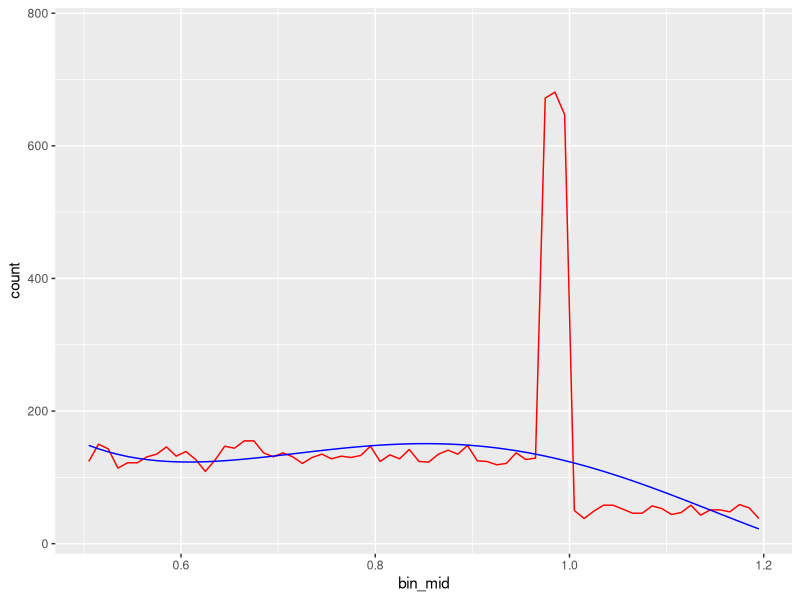
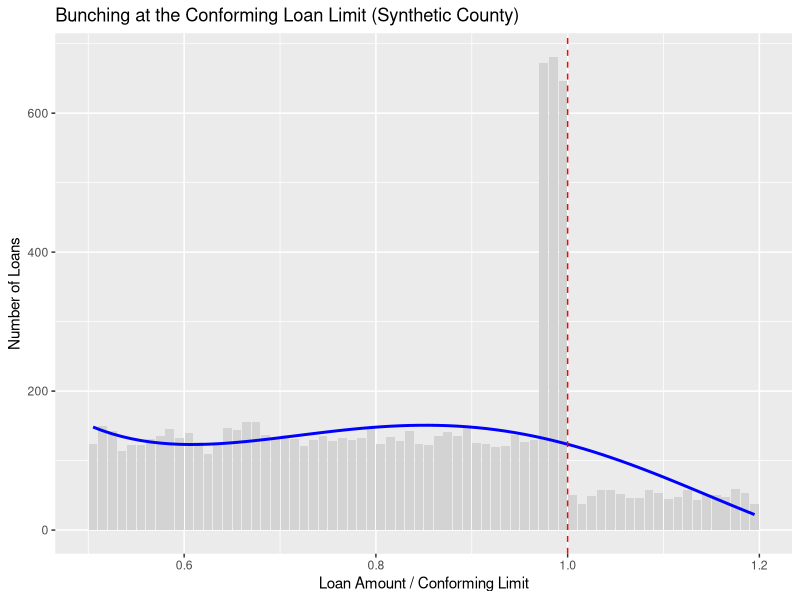

Here is the R script that generated these plots, in order:
## ---- chunk 1
# Load necessary libraries
library(dplyr)
library(ggplot2)
library(stringr)

# Set seed for reproducibility
set.seed(123)
## ---- chunk 2
n <- 10000
cll <- 453100  # 2018 conforming loan limit for this county

# Generate synthetic loan amounts:
# - Mostly uniform below CLL
# - Some bunching just below CLL
# - Fewer loans above CLL (due to constraint)
loan_amount <- c(
  runif(n * 0.7, 200000, cll * 0.97),                 # bulk of loans
  runif(n * 0.2, cll * 0.97, cll),                    # bunching region
  runif(n * 0.1, cll, cll * 1.2)                      # above limit (fewer loans)
)

# Create data frame
df <- data.frame(
  loan_amount = loan_amount,
  county = "SyntheticCounty",
  conforming_limit = cll
)

# Normalize loan amount by conforming limit
df <- df %>%
  mutate(normalized_loan = loan_amount / conforming_limit)
## ---- chunk 3
bin_width <- 0.01
bin_edges <- seq(0.5, 1.5, by = bin_width)

# Create bins
df$bin <- cut(df$normalized_loan, breaks = bin_edges, include.lowest = TRUE)

# Aggregate counts per bin
bin_data <- df %>%
  group_by(bin) %>%
  summarise(count = n()) %>%
  mutate(
    bin_mid = sapply(str_extract_all(as.character(bin), "[0-9.]+"), function(x) mean(as.numeric(x))),
    bin_centered = bin_mid - 1  # Center around kink at 1.0
  )

## ---- chunk 4
exclude_window <- 0.025
fit_data <- bin_data %>%
  filter(abs(bin_centered) > exclude_window)

# Fit 4th-degree polynomial
fit <- lm(count ~ poly(bin_centered, 4, raw = TRUE), data = fit_data)

# Predict full density
bin_data$predicted <- predict(fit, newdata = bin_data)
## ---- chunk 5
ggplot(bin_data,aes(x=bin_mid))+geom_line(aes(y=count),color="red")+geom_line(aes(y=predicted),color="blue")
## ---- chunk 6
bunching_data <- bin_data %>%
  filter(abs(bin_centered) <= exclude_window)

# Excess mass = sum(actual - predicted) / total predicted
excess_mass <- sum(bunching_data$count - bunching_data$predicted,na.rm=T) / sum(bin_data$predicted,na.rm=T)

print(excess_mass)
## ---- chunk 7
ggplot(bin_data, aes(x = bin_mid, y = count)) +
  geom_col(fill = "lightgray") +
  geom_line(aes(y = predicted), color = "blue", size = 1) +
  geom_vline(xintercept = 1.0, linetype = "dashed", color = "red") +
  labs(
    x = "Loan Amount / Conforming Limit",
    y = "Number of Loans",
    title = "Bunching at the Conforming Loan Limit (Synthetic County)"
  )
## ---- chunk 8


# ----------------------------
# 1. Generate synthetic dataset
# ----------------------------

# Parameters


# ----------------------------
# 2. Bin data around the kink
# ----------------------------

# Define bin width and edges

# ----------------------------
# 3. Estimate counterfactual (exclude window around kink)
# ----------------------------

# Exclude ±0.02 window for fitting


# ----------------------------
# 4. Calculate excess mass statistic
# ----------------------------

# Define bunching region


cat(sprintf("Excess mass statistic: %.4f\n", excess_mass))

# ----------------------------
# 5. Plot observed vs predicted
# ----------------------------



